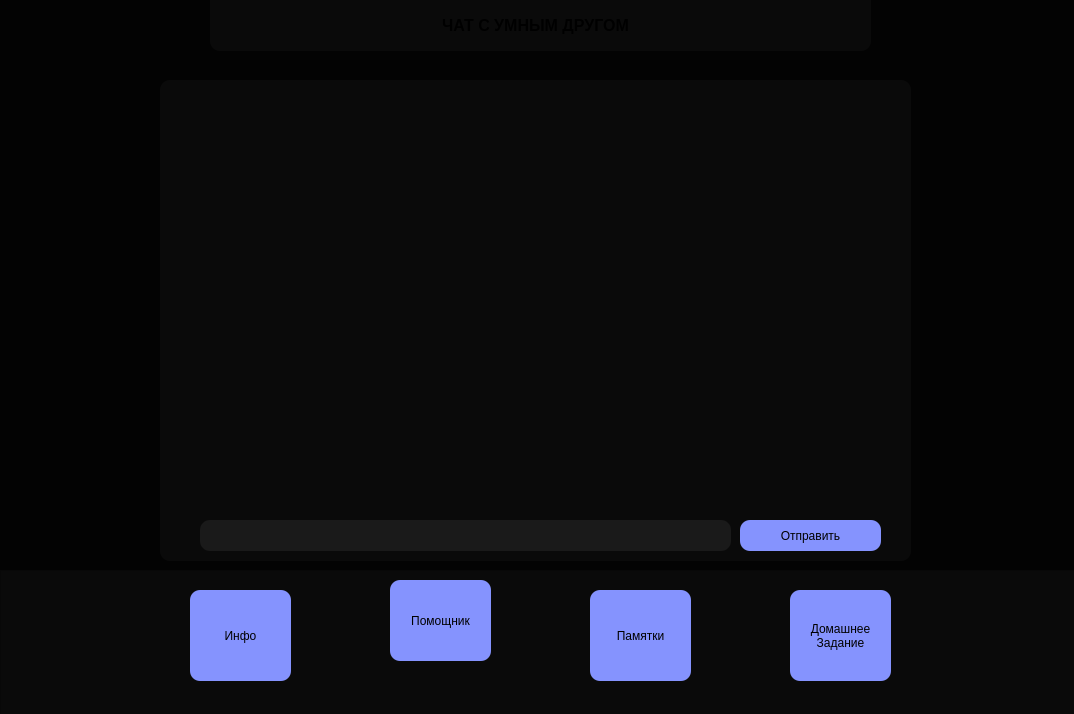
<?xml version="1.0" encoding="UTF-8"?>
<ui version="4.0">
 <class>AiWindow</class>
 <widget class="QMainWindow" name="AiWindow">
  <property name="geometry">
   <rect>
    <x>0</x>
    <y>0</y>
    <width>1074</width>
    <height>714</height>
   </rect>
  </property>
  <property name="minimumSize">
   <size>
    <width>1074</width>
    <height>714</height>
   </size>
  </property>
  <property name="maximumSize">
   <size>
    <width>1074</width>
    <height>714</height>
   </size>
  </property>
  <property name="windowTitle">
   <string>SHelper</string>
  </property>
  <property name="windowIcon">
   <iconset resource="../qr/shelper.qrc">
    <normaloff>:/icons/C:/Users/user/Downloads/вариантиконки1-_1_.ico</normaloff>:/icons/C:/Users/user/Downloads/вариантиконки1-_1_.ico</iconset>
  </property>
  <property name="styleSheet">
   <string notr="true">background-color: #030303;</string>
  </property>
  <widget class="QWidget" name="centralwidget">
   <widget class="QFrame" name="frame">
    <property name="geometry">
     <rect>
      <x>0</x>
      <y>570</y>
      <width>1081</width>
      <height>151</height>
     </rect>
    </property>
    <property name="styleSheet">
     <string notr="true">background-color: #0a0a0a;</string>
    </property>
    <property name="frameShape">
     <enum>QFrame::Shape::StyledPanel</enum>
    </property>
    <property name="frameShadow">
     <enum>QFrame::Shadow::Raised</enum>
    </property>
    <widget class="QPushButton" name="infoButton">
     <property name="geometry">
      <rect>
       <x>190</x>
       <y>20</y>
       <width>101</width>
       <height>91</height>
      </rect>
     </property>
     <property name="styleSheet">
      <string notr="true">QPushButton{
	border:3px;
	border-radius:10px;
	background: #8593fe;
	font: 700 12pt &quot;Arial&quot;;
	margin-top: 0;
}
QPushButton:hover{
	margin-top: 5px;
}
QPushButton:pressed{
	border:3px;
	border-radius:10px;
	background-color: #5c66b1;
	font: 700 12pt &quot;Arial&quot;;
}</string>
     </property>
     <property name="text">
      <string>Инфо</string>
     </property>
    </widget>
    <widget class="QPushButton" name="aiButton">
     <property name="geometry">
      <rect>
       <x>390</x>
       <y>10</y>
       <width>101</width>
       <height>81</height>
      </rect>
     </property>
     <property name="styleSheet">
      <string notr="true">QPushButton{
	border:3px;
	border-radius:10px;
	background: #8593fe;
	font: 700 12pt &quot;Arial&quot;;
}
QPushButton:pressed{
	border:3px;
	border-radius:10px;
	background-color: #5c66b1;
	font: 700 12pt &quot;Arial&quot;;
}</string>
     </property>
     <property name="text">
      <string>Помощник</string>
     </property>
    </widget>
    <widget class="QPushButton" name="memoButton">
     <property name="geometry">
      <rect>
       <x>590</x>
       <y>20</y>
       <width>101</width>
       <height>91</height>
      </rect>
     </property>
     <property name="styleSheet">
      <string notr="true">QPushButton{
	border:3px;
	border-radius:10px;
	background: #8593fe;
	font: 700 12pt &quot;Arial&quot;;
	margin-top: 0;
}
QPushButton:hover{
	margin-top: 5px;
}
QPushButton:pressed{
	border:3px;
	border-radius:10px;
	background-color: #5c66b1;
	font: 700 12pt &quot;Arial&quot;;
}</string>
     </property>
     <property name="text">
      <string>Памятки</string>
     </property>
    </widget>
    <widget class="QPushButton" name="homeworkButton">
     <property name="geometry">
      <rect>
       <x>790</x>
       <y>20</y>
       <width>101</width>
       <height>91</height>
      </rect>
     </property>
     <property name="styleSheet">
      <string notr="true">QPushButton{
	border:3px;
	border-radius:10px;
	background: #8593fe;
	font: 700 12pt &quot;Arial&quot;;
	margin-top: 0;
}
QPushButton:hover{
	margin-top: 5px;
}
QPushButton:pressed{
	border:3px;
	border-radius:10px;
	background-color: #5c66b1;
	font: 700 12pt &quot;Arial&quot;;
}</string>
     </property>
     <property name="text">
      <string>Домашнее
Задание</string>
     </property>
    </widget>
   </widget>
   <widget class="QFrame" name="frame_2">
    <property name="geometry">
     <rect>
      <x>210</x>
      <y>-10</y>
      <width>661</width>
      <height>61</height>
     </rect>
    </property>
    <property name="styleSheet">
     <string notr="true">background-color: #0a0a0a;
border:50px;
border-radius:10px;</string>
    </property>
    <property name="frameShape">
     <enum>QFrame::Shape::StyledPanel</enum>
    </property>
    <property name="frameShadow">
     <enum>QFrame::Shadow::Raised</enum>
    </property>
    <widget class="QLabel" name="label">
     <property name="geometry">
      <rect>
       <x>0</x>
       <y>20</y>
       <width>651</width>
       <height>31</height>
      </rect>
     </property>
     <property name="text">
      <string>&lt;html&gt;&lt;head/&gt;&lt;body&gt;&lt;p align=&quot;center&quot;&gt;&lt;span style=&quot; font-size:12pt; font-weight:700;&quot;&gt;ЧАТ С УМНЫМ ДРУГОМ&lt;/span&gt;&lt;/p&gt;&lt;/body&gt;&lt;/html&gt;</string>
     </property>
    </widget>
   </widget>
   <widget class="QFrame" name="frame_3">
    <property name="geometry">
     <rect>
      <x>160</x>
      <y>80</y>
      <width>751</width>
      <height>481</height>
     </rect>
    </property>
    <property name="styleSheet">
     <string notr="true">background-color: #0a0a0a;
border:50px;
border-radius:10px;</string>
    </property>
    <property name="frameShape">
     <enum>QFrame::Shape::StyledPanel</enum>
    </property>
    <property name="frameShadow">
     <enum>QFrame::Shadow::Raised</enum>
    </property>
    <widget class="QTextEdit" name="textEdit">
     <property name="geometry">
      <rect>
       <x>40</x>
       <y>440</y>
       <width>531</width>
       <height>31</height>
      </rect>
     </property>
     <property name="styleSheet">
      <string notr="true">background-color: #1a1a1a;
border:50px;
border-radius:10px;</string>
     </property>
    </widget>
    <widget class="QPushButton" name="sendButton">
     <property name="geometry">
      <rect>
       <x>580</x>
       <y>440</y>
       <width>141</width>
       <height>31</height>
      </rect>
     </property>
     <property name="styleSheet">
      <string notr="true">QPushButton{
	border:3px;
	border-radius:10px;
	background: #8593fe;
	font: 700 12pt &quot;Arial&quot;;
}
QPushButton:pressed{
	border:3px;
	border-radius:10px;
	background-color: #5c66b1;
	font: 700 12pt &quot;Arial&quot;;
}</string>
     </property>
     <property name="text">
      <string>Отправить</string>
     </property>
     <property name="autoExclusive">
      <bool>false</bool>
     </property>
    </widget>
    <widget class="QTextBrowser" name="textBrowser">
     <property name="geometry">
      <rect>
       <x>10</x>
       <y>10</y>
       <width>731</width>
       <height>421</height>
      </rect>
     </property>
    </widget>
   </widget>
  </widget>
 </widget>
 <resources>
  <include location="../qr/shelper.qrc"/>
 </resources>
 <connections/>
</ui>
